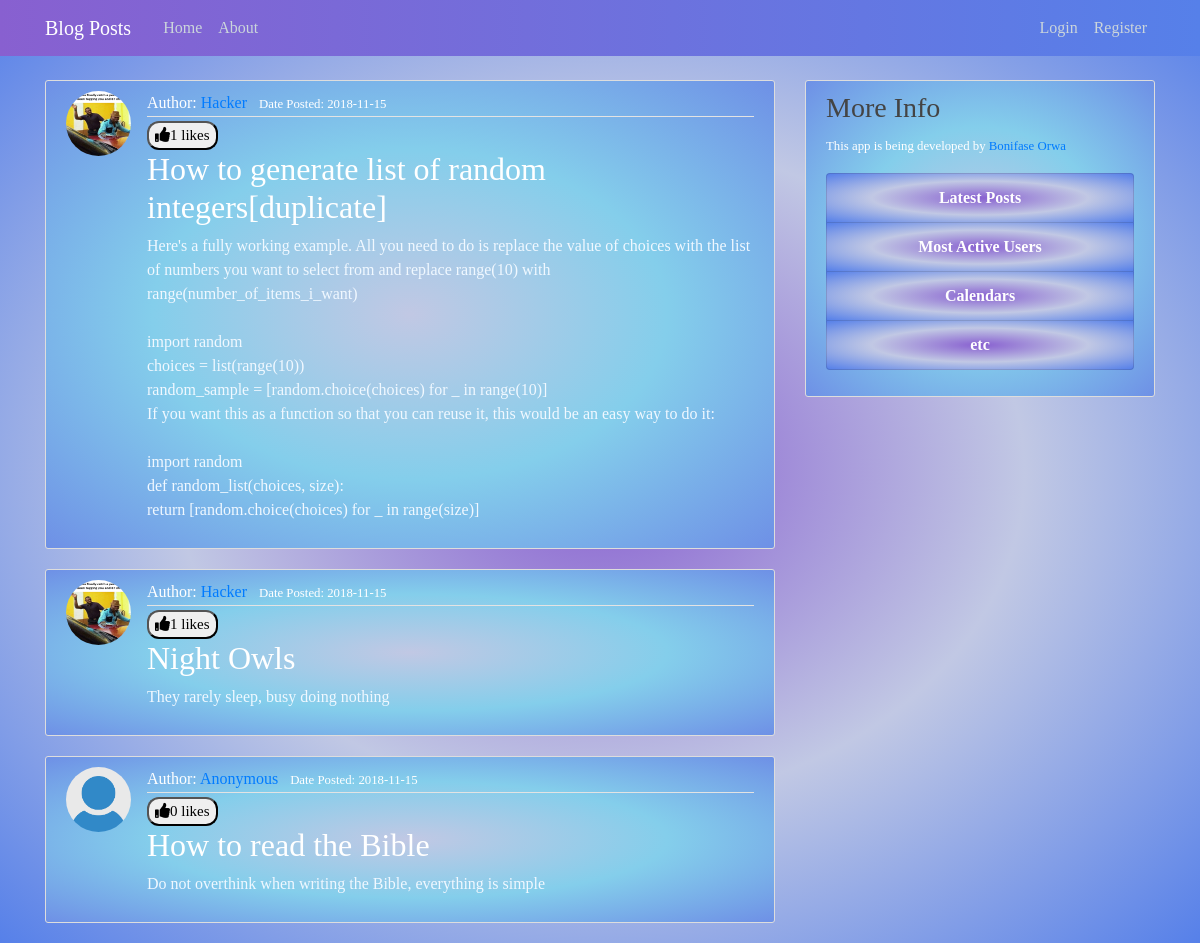
Page /latest_posts on the committed database.
### blogpost/models/models.py (models this page shows, shortened)
class Post(db.Model):
    id = db.Column(db.Integer, primary_key=True)
    title = db.Column(db.String(100), nullable=False)
    date_posted = db.Column(
        db.DateTime, nullable=False, default=datetime.utcnow)
    content = db.Column(db.Text, nullable=False)
    user_id = db.Column(db.Integer, db.ForeignKey('user.id'), nullable=False)
    likes = db.relationship('PostLike', backref='post', lazy='dynamic')

class User(db.Model, UserMixin):
    id = db.Column(db.Integer, primary_key=True)
    username = db.Column(db.String(20), unique=True, nullable=False)
    email = db.Column(db.String(120), unique=True, nullable=False)
    image_file = db.Column(
        db.String(20), nullable=False, default='default.jpg')
    password = db.Column(db.String(60), nullable=False)
    posts = db.relationship('Post', backref='author', lazy=True)
    liked = db.relationship(
        'PostLike',
        foreign_keys='PostLike.user_id',
        backref='user', lazy='dynamic')

### blogpost/routes.py (the view)
@app.route("/latest_posts", methods=['GET'])
def latest_posts():
    posts = Post.query.order_by(Post.date_posted.desc()).limit(3).all()
    if posts:
        return render_template('latest_posts.html', posts=posts)
    else:
        flash(f'No latest posts', 'info')
        return redirect(url_for('home'))

### blogpost/templates/latest_posts.html
{% extends "layout.html" %}
{% block content %}
    {% for post in posts %}
        <article class="media content-section">
          <img class="rounded-circle article-img" src="{{ url_for(
            'static', filename='profile_pics/' + post.author.image_file) }}">
          <div class="media-body">
            <div class="article-metadata">
              Author: <a class="mr-2" href="{{ url_for('user', username=post.author.username) }}"> {{ post.author.username }}</a>
              <small class="text-muted">Date Posted: {{ post.date_posted.strftime('%Y-%m-%d') }}</small>
            </div>
            <div>
                    {% if current_user.is_authenticated %}
                    {% if current_user.has_liked_post(post) %}
                    <a href="{{ url_for('like_action', post_id=post.id, action='unlike') }}"><button id="style"><i class='fas fa-thumbs-down'></i>{{ post.likes.count() }} likes</button></a>
                    {% else %}
                    <a href="{{ url_for('like_action', post_id=post.id, action='like') }}"><button id="style"><i class='fas fa-thumbs-up'></i>{{ post.likes.count() }} likes</button></a>
                    {% endif %}
                    {% else %}
                    <a href="{{ url_for('login') }}"><button id="style"><i class='fas fa-thumbs-up'></i>{{ post.likes.count() }} likes</button></a>
                    {% endif %}
                </div>
            <h2><a class="article-title" href="{{ url_for('post', post_id=post.id) }}">{{ post.title }}</a></h2>
            <p class="article-content">{{ post.content }}</p>
          </div>
        </article>
    {% endfor %}
{% endblock content %}

### blogpost/static/main.css (style rules this page uses)
body { background: radial-gradient(#8860d0, #c1c8e4, #5680e9); color: #333333; margin-top: 5rem; font-family: Monotype Corsiva; }
h1, h2, h3, h4, h5, h6 { color: #444444; }
.content-section { background: radial-gradient(#c1c8e4, #84ceeb, #6e90e6); color: aliceblue; padding: 10px 20px; border: 1px solid #dddddd; border-radius: 3px; margin-bottom: 20px; }
.article-title { color: #444444; }
.article-content { white-space: pre-line; }
.article-img { height: 65px; width: 65px; margin-right: 16px; }
.article-metadata { padding-bottom: 1px; color: #ffffff; margin-bottom: 4px; border-bottom: 1px solid #e3e3e3; }
.text-muted { color: white !important; }
.article-title { color: white; }
button#style { font-size: 15px; border-radius: 12px; }

### rows in the picture
Post: image_file (picture), author.username "Hacker", date_posted "2018-11-15", likes.count "1", title "How to generate list of random integers[duplicate]", content "Here's a fully working example. All you need to do is replace the value of choices with the list of numbers you want to select from and replace range(10) with range(number_of_items_i_want) import random choices = list(range(10)) random_sample = [random.choice(choices) for _ in range(10)] If you want this as a function so that you can reuse it, this would be an easy way to do it: import random def random_list(choices, size): return [random.choice(choices) for _ in range(size)]"
Post: image_file (picture), author.username "Hacker", date_posted "2018-11-15", likes.count "1", title "Night Owls", content "They rarely sleep, busy doing nothing"
Post: image_file (placeholder picture), author.username "Anonymous", date_posted "2018-11-15", likes.count "0", title "How to read the Bible", content "Do not overthink when writing the Bible, everything is simple"
